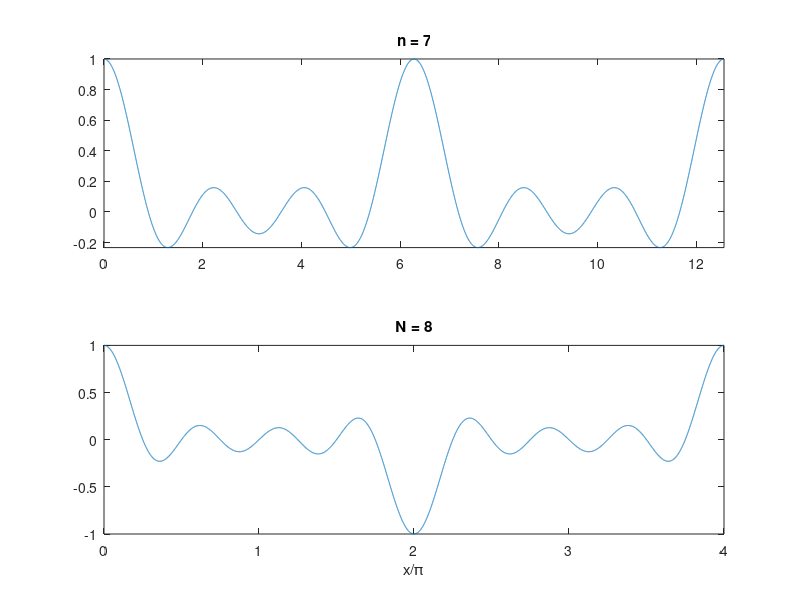

The MATLAB source for this figure:
close all
clear 
clc
%% Generate Dirichlet Signal

%% Parameter Setting 
x = 0 : 0.001 : 4 * pi;
subplot(211)
plot(x,diric(x,7))
axis tight,title('n = 7')
subplot(212)
plot(x/pi,diric(x,8))
title('N = 8')
xlabel('x/\pi')